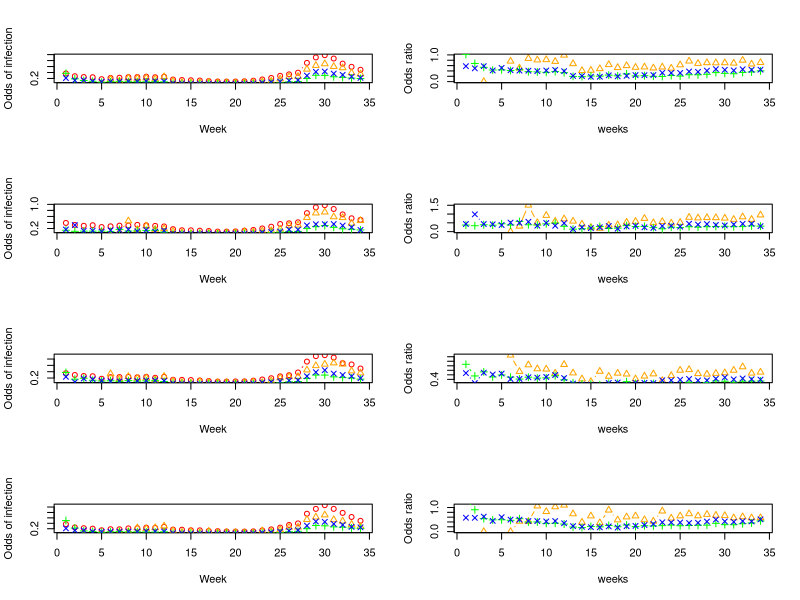

Write R code to recreate this figure.
library(readxl)

cohn_all <- read_xlsx("table_S3.xlsx", sheet = "A")
cohn_under50 <- read_xlsx("table_S3.xlsx", sheet = "B")
cohn_50_64 <- read_xlsx("table_S3.xlsx", sheet = "C")
cohn_over65 <- read_xlsx("table_S3.xlsx", sheet = "D")

mort_under65 <- read_xlsx("table_S3.xlsx", sheet = "E")
mort_over65 <- read_xlsx("table_S3.xlsx", sheet = "F")
mort_low_comorb <- read_xlsx("table_S3.xlsx", sheet = "G")
mort_high_comorb <- read_xlsx("table_S3.xlsx", sheet = "H")

summary_infs <- function(df_inf) {
	num_rows <- dim(df_inf)[1]
	odds_unvac <- df_inf[[2]] / df_inf[[3]]
	odds_jj <- df_inf[[4]] / df_inf[[5]]
	odds_moderna <- df_inf[[6]] / df_inf[[7]]
	odds_pb <- df_inf[[8]] / df_inf[[9]]
	
	weeks <- 1:num_rows
	
	plot(weeks, odds_unvac, pch = 1, type = "b", col = "red", lty = 1, xlab = "Week", ylab = "Odds of infection")

	points(weeks, odds_jj, pch = 2, col = "orange", type = "b", lty = 1)
	points(weeks, odds_moderna, pch = 3, col = "green", type = "b", lty = 1)
	points(weeks, odds_pb, pch = 4, col = "blue", type = "b", lty = 1)
	
	or_jj <- odds_jj / odds_unvac
	or_moderna <- odds_moderna / odds_unvac
	or_pb <- odds_pb / odds_unvac
	
	plot(weeks, or_jj, pch = 2, col = "orange", type = "b", lty = 1, ylab = "Odds ratio")
	points(weeks, or_moderna, pch = 3, col = "green", type = "b", lty = 1)
	points(weeks, or_pb, pch = 4, col = "blue", type = "b", lty = 1)
}

par(mfrow = c(4, 2))

summary_infs(cohn_all)
summary_infs(cohn_under50)
summary_infs(cohn_50_64)
summary_infs(cohn_over65)
